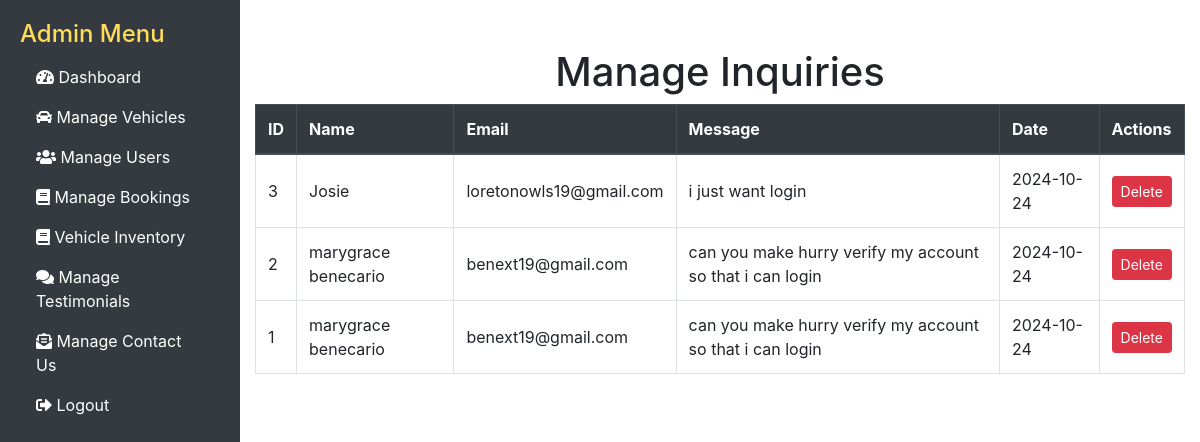
The app's page /manage_Contact_Us.php (signed in) with its own data.
### tables this page shows
CREATE TABLE `contact_us` (
  `id` int(11) NOT NULL,
  `name` varchar(100) NOT NULL,
  `email` varchar(100) NOT NULL,
  `message` text NOT NULL,
  `created_at` timestamp NOT NULL DEFAULT current_timestamp()
);

### manage_Contact_Us.php (the view, shortened to what this page needs)
<?php
include 'db.php';
$stmt = $conn->prepare("SELECT * FROM contact_us ORDER BY created_at DESC");
$stmt->execute();
$contactInquiries = $stmt->get_result()->fetch_all(MYSQLI_ASSOC);
?>
<!DOCTYPE html>
<html lang="en">
<head>
    <link href="https://stackpath.bootstrapcdn.com/bootstrap/4.5.2/css/bootstrap.min.css" rel="stylesheet">
    <link rel="stylesheet" href="https://cdnjs.cloudflare.com/ajax/libs/font-awesome/5.15.3/css/all.min.css">
</head>
<body>
    <div class="sidebar">
        <h2>Admin Menu</h2>
        <ul class="nav flex-column">
            <li class="nav-item"><a class="nav-link" href="admin_dashboard.php"><i class="fas fa-tachometer-alt"></i> Dashboard</a></li>
            <li class="nav-item"><a class="nav-link" href="manage_vehicles.php"><i class="fas fa-car"></i> Manage Vehicles</a></li>
            <li class="nav-item"><a class="nav-link" href="manage_users.php"><i class="fas fa-users"></i> Manage Users</a></li>
            <li class="nav-item"><a class="nav-link" href="manage_bookings.php"><i class="fas fa-book"></i> Manage Bookings</a></li>
            <li class="nav-item"><a class="nav-link" href="vehicle_inventory.php"><i class="fas fa-book"></i> Vehicle Inventory</a></li>
            <li class="nav-item"><a class="nav-link" href="manage_testimonials.php"><i class="fas fa-comments"></i> Manage Testimonials</a></li>
            <li class="nav-item"><a class="nav-link" href="manage_contact_us.php"><i class="fas fa-envelope-open-text"></i> Manage Contact Us</a></li>
            <li class="nav-item"><a class="nav-link" href="logout.php"><i class="fas fa-sign-out-alt"></i> Logout</a></li>
        </ul>
    </div>
    <div class="container mt-5">
        <h1 class="text-center">Manage Inquiries</h1>
        <table class="table table-bordered">
            <thead class="thead-dark">
                <tr>
                    <th>ID</th>
                    <th>Name</th>
                    <th>Email</th>
                    <th>Message</th>
                    <th>Date</th>
                    <th>Actions</th>
                </tr>
            </thead>
            <tbody>
                <?php if (count($contactInquiries) > 0): ?>
                    <?php foreach ($contactInquiries as $row): ?>
                        <tr>
                            <td><?php echo htmlspecialchars($row['id']); ?></td>
                            <td><?php echo htmlspecialchars($row['name']); ?></td>
                            <td><?php echo htmlspecialchars($row['email']); ?></td>
                            <td><?php echo htmlspecialchars($row['message']); ?></td>
                            <td><?php echo htmlspecialchars(date('Y-m-d', strtotime($row['created_at']))); ?></td>
                            <td>
                                <a href="?delete_id=<?php echo $row['id']; ?>" class="btn btn-danger btn-sm" onclick="return confirm('Are you sure you want to delete this inquiry?');">Delete</a>
                            </td>
                        </tr>
                    <?php endforeach; ?>
                <?php else: ?>
                    <tr>
                        <td colspan="6" class="text-center">No Contact Us inquiries found.</td>
                    </tr>
                <?php endif; ?>
            </tbody>
        </table>
    </div>
</body>
</html>

### manage_Contact_Us.php (style rules this page uses)
body { padding-left: 240px; }
.sidebar { width: 240px; background-color: #343a40; color: #fff; position: fixed; top: 0; left: 0; height: 100%; padding: 20px; overflow-y: auto; }
.sidebar h2 { font-size: 1.5rem; color: #ffdd57; }
.sidebar a { color: #fff; text-decoration: none; }
.table th, .table td { vertical-align: middle; }

### records on screen
contact_us: id "3", name "Josie", email "loretonowls19@gmail.com", message "i just want login", created_at "2024-10-24"
contact_us: id "2", name "marygrace benecario", email "benext19@gmail.com", message "can you make hurry verify my account so that i can login", created_at "2024-10-24"
contact_us: id "1", name "marygrace benecario", email "benext19@gmail.com", message "can you make hurry verify my account so that i can login", created_at "2024-10-24"
